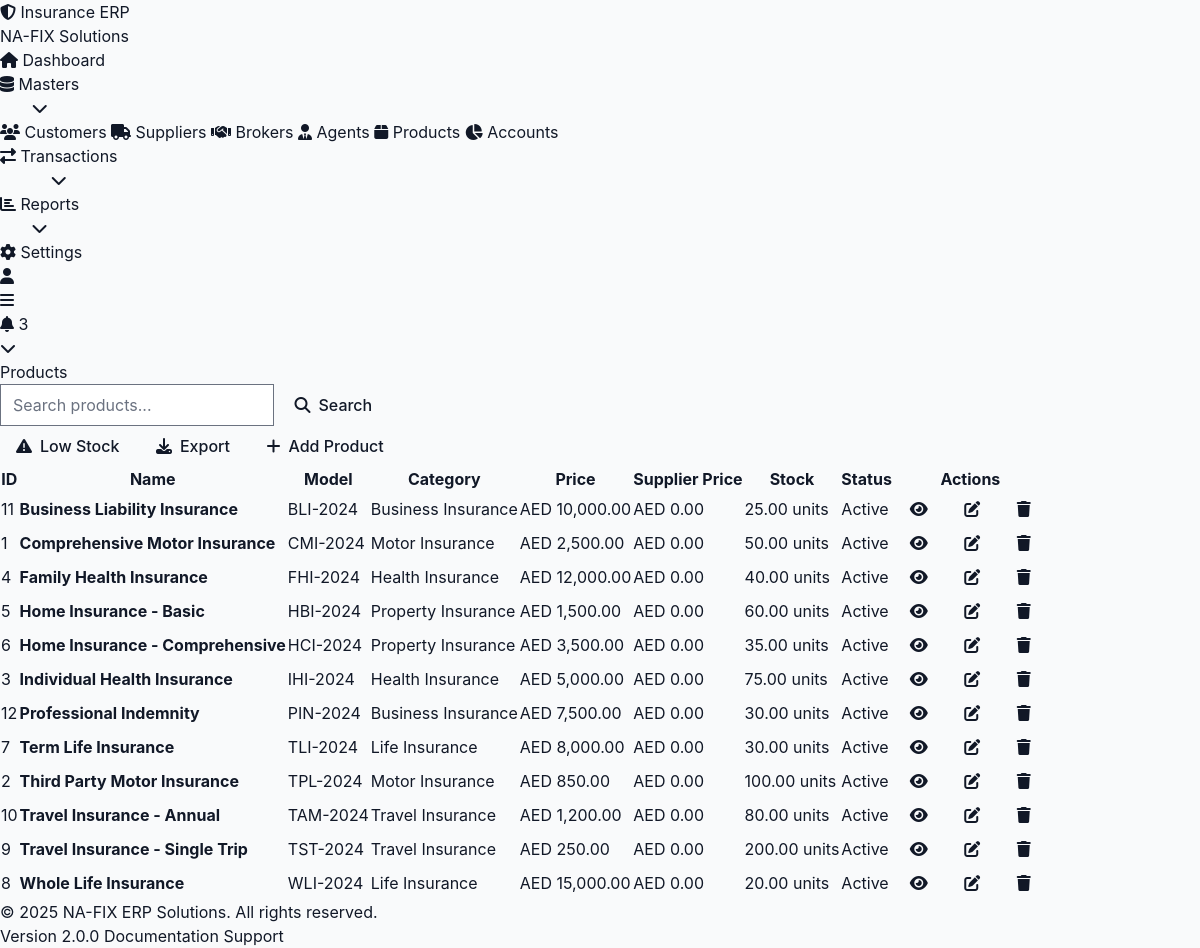
Screenshot of /index.php/products with the database file from the repository.
### tables this page shows
CREATE TABLE IF NOT EXISTS `product_information` (
  `product_id` int(11) NOT NULL AUTO_INCREMENT,
  `product_name` varchar(255) NOT NULL,
  `product_model` varchar(100) DEFAULT NULL,
  `category_id` int(11) DEFAULT NULL,
  `unit_id` int(11) DEFAULT NULL,
  `price` decimal(15,2) NOT NULL,
  `quantity` decimal(10,2) DEFAULT 0.00,
  `min_stock` decimal(10,2) DEFAULT 0.00,
  `description` text,
  `status` tinyint(1) DEFAULT 1,
  PRIMARY KEY (`product_id`),
  KEY `category_id` (`category_id`),
  KEY `unit_id` (`unit_id`)
);

CREATE TABLE IF NOT EXISTS `category_list` (
  `category_id` int(11) NOT NULL AUTO_INCREMENT,
  `category_name` varchar(255) NOT NULL,
  `description` text,
  `status` tinyint(1) DEFAULT 1,
  PRIMARY KEY (`category_id`)
);

### application/controllers/Products.php (called while the page is built, shortened)
<?php
class Products extends CI_Controller {
    public function __construct() {
        $this->load->model('Product_model');
        $this->load->model('Category_model');
        $this->load->model('Unit_model');
    }
    public function index() {
        $page = $this->input->get('page') ?? 1;
        $search = $this->input->get('search') ?? '';
        $result = $this->Product_model->get_paginated(25, $page, $search);
        $data = [
            'page_title' => 'Products',
            'products' => $result->data,
            'pagination' => $result,
            'search' => $search,
            'main_content' => 'products/index'
        ];
        $this->load->view('templates/modern_layout', $data);
    }
}

### index.php (called while the page is built, shortened)
<?php
require_once BASEPATH.'core/CodeIgniter.php';

### application/models/Product_model.php (called while the page is built, shortened)
<?php
class Product_model extends MY_Model {
    protected $table = 'product_information';
    public function get_paginated($per_page = 25, $page = 1, $search = '', $category_id = null) {
        $offset = ($page - 1) * $per_page;
        $this->db->select('p.*, c.category_name');
        $this->db->from($this->table . ' p');
        $this->db->join('category_list c', 'p.category_id = c.category_id', 'left');
        $total = $this->db->count_all_results('', false);
        $this->db->limit($per_page, $offset);
        $this->db->order_by('p.product_name', 'ASC');
        $data = $this->db->get()->result();
        return (object) [
            'data' => $data,
            'total' => $total,
            'per_page' => $per_page,
            'current_page' => $page,
            'total_pages' => ceil($total / $per_page)
        ];
    }
}

### application/views/products/index.php (the view, shortened to what this page needs)
<div class="flex justify-between items-center mb-6">
    <div class="flex gap-4">
        <form method="get" action="<?php echo base_url('products'); ?>" class="flex gap-2">
            <input type="text"
                   name="search"
                   value="<?php echo htmlspecialchars($search); ?>"
                   placeholder="Search products..."
                   class="px-4 py-2 border border-gray-300 rounded-lg focus:ring-2 focus:ring-primary-500">
            <button type="submit" class="btn btn-secondary">
                <i class="fas fa-search"></i> Search
            </button>
        </form>
    </div>
    <div class="flex gap-2">
        <a href="<?php echo base_url('products/low_stock'); ?>" class="btn btn-warning">
            <i class="fas fa-exclamation-triangle"></i> Low Stock
        </a>
        <a href="<?php echo base_url('products/export'); ?>" class="btn btn-secondary">
            <i class="fas fa-download"></i> Export
        </a>
        <a href="<?php echo base_url('products/add'); ?>" class="btn btn-primary">
            <i class="fas fa-plus"></i> Add Product
        </a>
    </div>
</div>
<div class="overflow-x-auto">
        <?php if (empty($products)): ?>
            <tr>
                <td colspan="9" class="text-center py-8 text-gray-500">
                    <i class="fas fa-box-open text-4xl mb-2"></i>
                    <p>No products found</p>
                    <?php if ($search): ?>
                        <a href="<?php echo base_url('products'); ?>" class="text-primary-600 hover:underline">View all products</a>
                    <?php endif; ?>
                </td>
            </tr>
        <?php else: ?>
            <?php foreach ($products as $product): ?>
                <tr>
                    <td><?php echo $product->product_id; ?></td>
                    <td>
                        <div class="flex items-center gap-2">
                            <strong><?php echo htmlspecialchars($product->product_name); ?></strong>
                        </div>
                    </td>
                    <td><?php echo htmlspecialchars($product->product_model ?? '-'); ?></td>
                    <td><?php echo htmlspecialchars($product->category_name ?? 'N/A'); ?></td>
                    <td><?php echo format_currency($product->price); ?></td>
                    <td><?php echo format_currency($product->supplier_price ?? 0); ?></td>
                    <td>
                        <?php
                        $stock = $product->quantity ?? 0;
                        $stock_class = $stock < 10 ? 'text-danger-600 font-bold' : 'text-gray-900';
                        ?>
                        <span class="<?php echo $stock_class; ?>">
                            <?php echo $stock; ?> <?php echo $product->unit_name ?? 'units'; ?>
                        </span>
                    </td>
                    <td>
                        <?php if ($product->status == 1): ?>
                            <span class="badge badge-success">Active</span>
                        <?php else: ?>
                            <span class="badge badge-secondary">Inactive</span>
                        <?php endif; ?>
                    </td>
                    <td>
                        <div class="flex gap-2">
                            <a href="<?php echo base_url('products/view/' . $product->product_id); ?>"
                               class="btn btn-sm btn-info" title="View">
                                <i class="fas fa-eye"></i>
                            </a>
                            <a href="<?php echo base_url('products/edit/' . $product->product_id); ?>"
                               class="btn btn-sm btn-primary" title="Edit">
                                <i class="fas fa-edit"></i>
                            </a>
                            <button onclick="confirmDelete(<?php echo $product->product_id; ?>, '<?php echo addslashes($product->product_name); ?>')"
                                    class="btn btn-sm btn-danger" title="Delete">
                                <i class="fas fa-trash"></i>
                            </button>
                        </div>
                    </td>
                </tr>
            <?php endforeach; ?>
        <?php endif; ?>
</div>

### rows the page displays
product_information: product_id "11", product_name "Business Liability Insurance", product_model "BLI-2024", category.category_name "Business Insurance", price "AED 10,000.00", supplier_price "AED 0.00", quantity "25.00", unit_name "units", status "Active"
product_information: product_id "1", product_name "Comprehensive Motor Insurance", product_model "CMI-2024", category.category_name "Motor Insurance", price "AED 2,500.00", supplier_price "AED 0.00", quantity "50.00", unit_name "units", status "Active"
product_information: product_id "4", product_name "Family Health Insurance", product_model "FHI-2024", category.category_name "Health Insurance", price "AED 12,000.00", supplier_price "AED 0.00", quantity "40.00", unit_name "units", status "Active"
product_information: product_id "5", product_name "Home Insurance - Basic", product_model "HBI-2024", category.category_name "Property Insurance", price "AED 1,500.00", supplier_price "AED 0.00", quantity "60.00", unit_name "units", status "Active"
product_information: product_id "6", product_name "Home Insurance - Comprehensive", product_model "HCI-2024", category.category_name "Property Insurance", price "AED 3,500.00", supplier_price "AED 0.00", quantity "35.00", unit_name "units", status "Active"
product_information: product_id "3", product_name "Individual Health Insurance", product_model "IHI-2024", category.category_name "Health Insurance", price "AED 5,000.00", supplier_price "AED 0.00", quantity "75.00", unit_name "units", status "Active"
product_information: product_id "12", product_name "Professional Indemnity", product_model "PIN-2024", category.category_name "Business Insurance", price "AED 7,500.00", supplier_price "AED 0.00", quantity "30.00", unit_name "units", status "Active"
product_information: product_id "7", product_name "Term Life Insurance", product_model "TLI-2024", category.category_name "Life Insurance", price "AED 8,000.00", supplier_price "AED 0.00", quantity "30.00", unit_name "units", status "Active"
product_information: product_id "2", product_name "Third Party Motor Insurance", product_model "TPL-2024", category.category_name "Motor Insurance", price "AED 850.00", supplier_price "AED 0.00", quantity "100.00", unit_name "units", status "Active"
product_information: product_id "10", product_name "Travel Insurance - Annual", product_model "TAM-2024", category.category_name "Travel Insurance", price "AED 1,200.00", supplier_price "AED 0.00", quantity "80.00", unit_name "units", status "Active"
product_information: product_id "9", product_name "Travel Insurance - Single Trip", product_model "TST-2024", category.category_name "Travel Insurance", price "AED 250.00", supplier_price "AED 0.00", quantity "200.00", unit_name "units", status "Active"
product_information: product_id "8", product_name "Whole Life Insurance", product_model "WLI-2024", category.category_name "Life Insurance", price "AED 15,000.00", supplier_price "AED 0.00", quantity "20.00", unit_name "units", status "Active"

### other values shown
$title "Products"
$header "ID"
$header "Name"
$header "Model"
$header "Category"
$header "Price"
$header "Supplier Price"
$header "Stock"
$header "Status"
$header "Actions"
